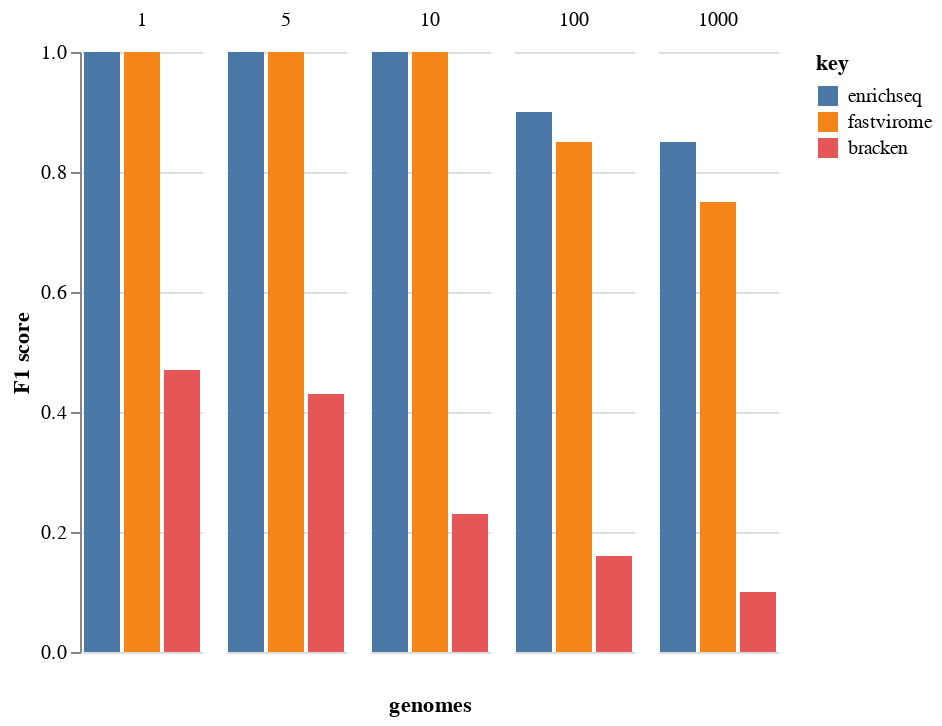

The code cell stored with this chart in its notebook:
### Code cell
alt.Chart(data).transform_fold(
    ['enrichseq', 'fastvirome', 'bracken'],
).mark_bar().encode(
    x =alt.X('key:N', sort = ['enrichseq','fastvirome', 'bracken'], axis=None),
    #x='key:N',
    y=alt.Y('value:Q', title='F1 score',  axis=alt.Axis(values=np.arange(0, 1.5, 0.2))),
    color=alt.Color('key:N',
            sort=['enrichseq', 'fastvirome', 'bracken']),
    #column = alt.Column('genomes:O', spacing = 10, header = alt.Header(titleOrient='bottom', labelOrient='bottom'))
    column = alt.Column('genomes:N', spacing = 10, header = alt.Header(titleOrient='bottom'))
).configure_view(stroke='transparent')

### Figure 1 — Vega-Lite specification as saved in the notebook (floating-point values rounded to 4 significant figures)
{"config": {"view": {"continuousWidth": 400, "continuousHeight": 300, "stroke": "transparent"}}, "data": {"name": "data-448f354b7b2d58330055cf7d086a2517"}, "mark": "bar", "encoding": {"color": {"field": "key", "sort": ["enrichseq", "fastvirome", "bracken"], "type": "nominal"}, "column": {"field": "genomes", "header": {"titleOrient": "bottom"}, "spacing": 10, "type": "nominal"}, "x": {"axis": null, "field": "key", "sort": ["enrichseq", "fastvirome", "bracken"], "type": "nominal"}, "y": {"axis": {"values": [0.0, 0.2, 0.4, 0.6, 0.8, 1.0, 1.2, 1.4]}, "field": "value", "title": "F1 score", "type": "quantitative"}}, "transform": [{"fold": ["enrichseq", "fastvirome", "bracken"]}], "$schema": "https://vega.github.io/schema/vega-lite/v4.17.0.json", "datasets": {"data-448f354b7b2d58330055cf7d086a2517": [{"genomes": 1, "enrichseq": 1.0, "fastvirome": 1.0, "bracken": 0.47}, {"genomes": 5, "enrichseq": 1.0, "fastvirome": 1.0, "bracken": 0.43}, {"genomes": 10, "enrichseq": 1.0, "fastvirome": 1.0, "bracken": 0.23}, {"genomes": 100, "enrichseq": 0.9, "fastvirome": 0.85, "bracken": 0.16}, {"genomes": 1000, "enrichseq": 0.85, "fastvirome": 0.75, "bracken": 0.1}]}}
